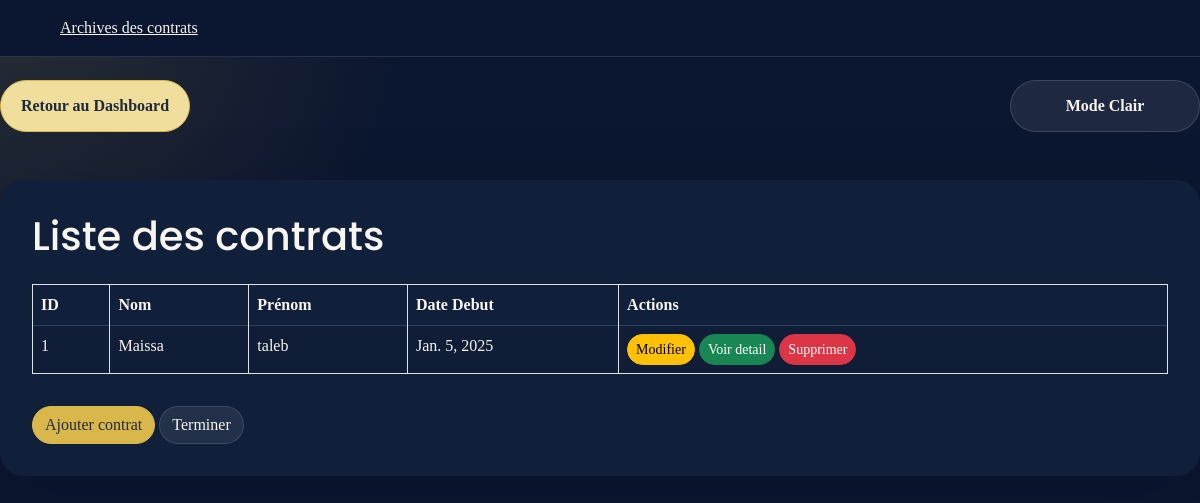
Page /acceuil-arh/contrats/ on the committed database.
### app1/models.py (models this page shows, shortened)
class Contrat(models.Model):
     date_deb= models.DateField(default=timezone.now)
     date_fin= models.DateField(default=timezone.now)
     TYPE_CHOICES = [
        ('permanent', 'Permanent'),
        ('temporary', 'Temporary'),
        ('internship', 'Internship'),
    ]
     type_contrat= models.CharField(max_length=15, choices=TYPE_CHOICES)
     salaire_monsuel= models.FloatField(max_length=20)
     salaire_quotidien= models.FloatField(max_length=20)
     Employe_Contrat= models.ForeignKey(Employe, on_delete=models.CASCADE, related_name="contrats")

class Employe(models.Model):
    nom= models.CharField(max_length=20)
    prenom= models.CharField(max_length=20)
    sexe = models.CharField(max_length=10, choices=[('Homme', 'Homme'), ('Femme', 'Femme')], default=0)
    date_de_naissance= models.DateField(default=timezone.now)
    date_aumbauche= models.DateField(default=timezone.now)
    adresse= models.CharField(max_length=30)
    Historique_professionnel= models.CharField(max_length=500)
    Service_Employe= models.ForeignKey(Service, on_delete=models.CASCADE)
    Competance_Employe=models.ManyToManyField(Competances, related_name="comp", blank=True)
    Employe_Formation= models.ManyToManyField(Formations, related_name="frm", blank=True)
    Employe_Utilisateur= models.OneToOneField(Utilisateur, on_delete=models.CASCADE, related_name="employe")
    photo_profil = models.ImageField(upload_to='profile_photos/', null=True, blank=True)

### app1/views.py (the view)
# urls.py: path('acceuil-arh/contrats/', views.liste_contrats, name='liste_contrats'),
def liste_contrats(request):
    contrats = Contrat.objects.all()
    return render(request, 'liste_contrats.html', {'contrats': contrats})

### app1/templates/liste_contrats.html (shortened to what this page needs)
<!DOCTYPE html>
<html lang="en">
    {% load static %}
<head>
    <link rel="stylesheet" href="{% static 'css/bootstrap.min.css' %}">
    <link rel="stylesheet" href="{% static 'css/styles.css' %}">
    <link href="https://cdn.jsdelivr.net/npm/remixicon@4.5.0/fonts/remixicon.css" rel="stylesheet" />
    <link rel="stylesheet" href="https://unpkg.com/boxicons@latest/css/boxicons.min.css">
</head>
<body>
    <div class="theme-control-bar">
        <a href="{% url 'acceuil_arh' %}" class="btn btn-primary" id="dashboard-return">Retour au Dashboard</a>
        <button id="theme-toggle" class="btn btn-secondary">Mode Clair/Sombre</button>
    </div>
    <header>
        <a href="{% url 'liste_archive_contrat' %}" class="archives">Archives des contrats</a>
    </header>
    <div class="container mt-5">
        <h1 class="mb-4">Liste des contrats </h1>
        <table class="table table-bordered table-striped">
            <thead class="thead-dark">
                <tr>
                    <th>ID</th>
                    <th>Nom</th>
                    <th>Prénom</th>
                    <th>Date Debut</th>
                    <th>Actions</th>
                </tr>
            </thead>
            <tbody>
                {% for contrat in contrats %}
                <tr>
                    <td>{{ contrat.id }}</td>
                    <td>{{ contrat.Employe_Contrat.nom }}</td>
                    <td>{{ contrat.Employe_Contrat.prenom }}</td>
                    <td>{{ contrat.date_deb }}</td>
                    <td>
                        <a href="{% url 'modifier_contrat' contrat.id %}" class="btn btn-warning btn-sm">Modifier</a>
                        <a href="{% url 'consulter_contrat' contrat.id %}" class="btn btn-success btn-sm">Voir detail</a>
                        <button class="btn btn-danger btn-sm" onclick="confirmDelete({{ contrat.id }})">Supprimer</button>
                    </td>
                </tr>
                {% endfor %}
            </tbody>
        </table>
        <a href="{% url 'ajouter_contrat' %}" class="btn btn-primary mt-3">Ajouter contrat</a>
        <a href="{% url 'acceuil_arh' %}" class="btn btn-secondary mt-3">Terminer</a>
    </div>
</body>
</html>

### app1/static/css/styles.css (style rules this page uses)
:root { --bg-base: #0b1630; --bg-card: rgba(255,255,255,0.08); --bg-card-soft: rgba(255,255,255,0.12); --surface: #101f3a; --surface-soft: #162748; --text-light: #f8f4ee; --text-strong: #ffffff; --text-dark: #1f2a3d; --accent: #d9b74b; --accent-soft: #f0de9d; --chart-1: #4d9be6; --chart-2: #ec6a5e; --chart-3: #6dd1b7; --chart-4: #f5c04d; --chart-5: #7c5cff; --chart-6: #ff7fbf; --shadow: 0 24px 80px rgba(0,0,0,0.18); --border: rgba(255,255,255,0.12); }
html { scroll-behavior: smooth; }
body { min-height: 100vh; font-family: 'Poppins', sans-serif; background: radial-gradient(circle at top left, rgba(217,183,75,0.14), transparent 28%), radial-gradient(circle at bottom right, rgba(244,235,215,0.12), transparent 22%), var(--bg-base); color: var(--text-light); margin: 0; padding: 0; padding-top: 80px; }
body, input, textarea, select, button { font-family: inherit; }
h1, h2, h3, h4, h5, h6 { font-family: 'Poppins', sans-serif; }
a { color: inherit; }
button, .btn { border-radius: 999px; transition: all 220ms ease; }
.card, .table, .form-control, .btn { transition: all 220ms ease; }
.table thead th { border-bottom: 1px solid rgba(255,255,255,0.15); }
.btn-primary { background-color: var(--accent); border-color: var(--accent); color: var(--text-dark); }
.table thead th, .table tbody td, .form-label, .navbar a, footer, .card-title, .card-text { color: var(--text-light) !important; }
.theme-control-bar { display: flex; align-items: center; justify-content: space-between; gap: 0.75rem; flex-wrap: wrap; margin-bottom: 1.5rem; }
#theme-toggle, #dashboard-return { min-width: 190px; padding: 0.8rem 1rem; border: 1px solid transparent; font-weight: 600; }
#theme-toggle { background: rgba(255, 255, 255, 0.08); border-color: rgba(255, 255, 255, 0.14); color: var(--text-light); }
#dashboard-return { background: var(--accent-soft); color: var(--text-dark); border-color: var(--accent); }
.container { background: var(--surface); border-radius: 24px; padding: 2rem; box-shadow: var(--shadow); }
.btn-secondary { background-color: rgba(255, 255, 255, 0.08); border-color: rgba(255, 255, 255, 0.12); color: var(--text-light); }
.card, .table, .form-control, .btn, .card-body { transition: all 220ms ease; }
.container { max-width: 1200px; margin: 2rem auto; }
header { position: fixed; width: 100%; top: 0; z-index: 1000; display: flex; align-items: center; justify-content: space-between; background: var(--bg-base); padding: 15px 12%; transition: all 0.2s ease; border-bottom: 1px solid var(--border); }
@media (max-width: 1280px) { header { padding: 1rem 5%; } }

### rows in the picture
Contrat: id "1", Employe_Contrat.nom "Maissa", Employe_Contrat.prenom "taleb", date_deb "Jan. 5, 2025"
